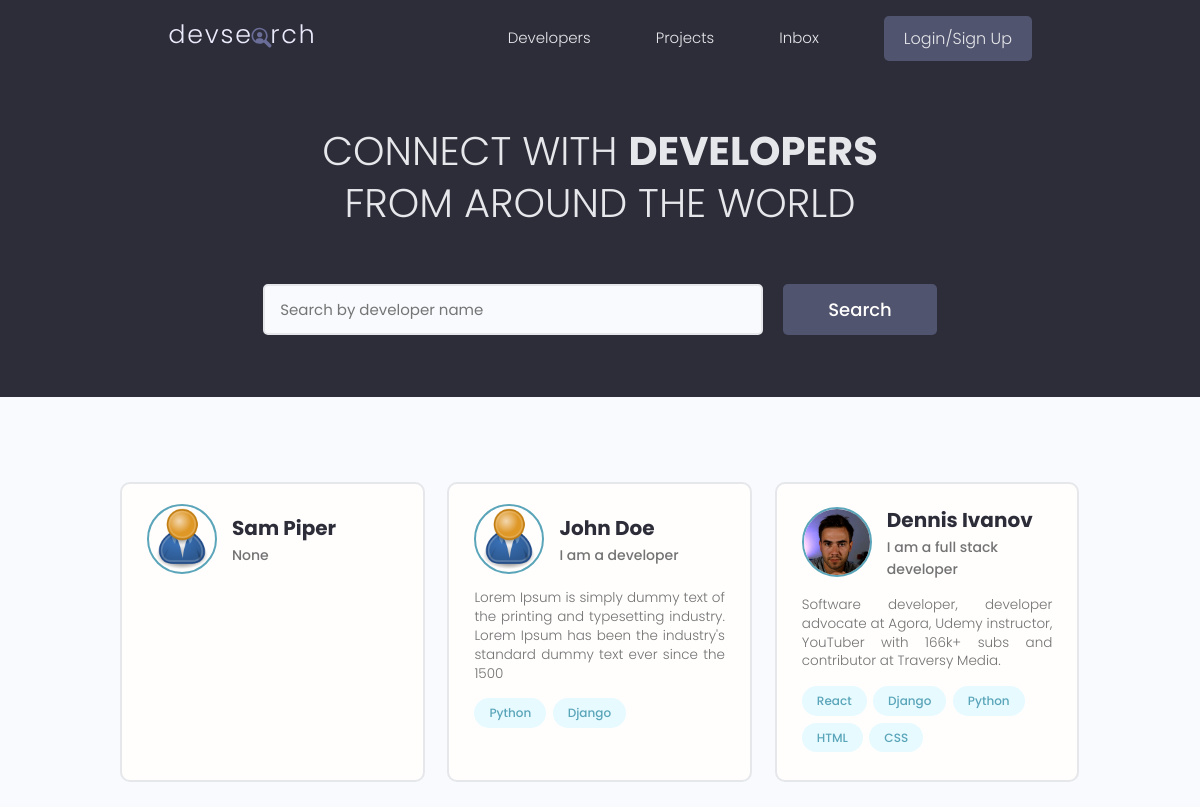
/, run on an earlier commit of the app's database.
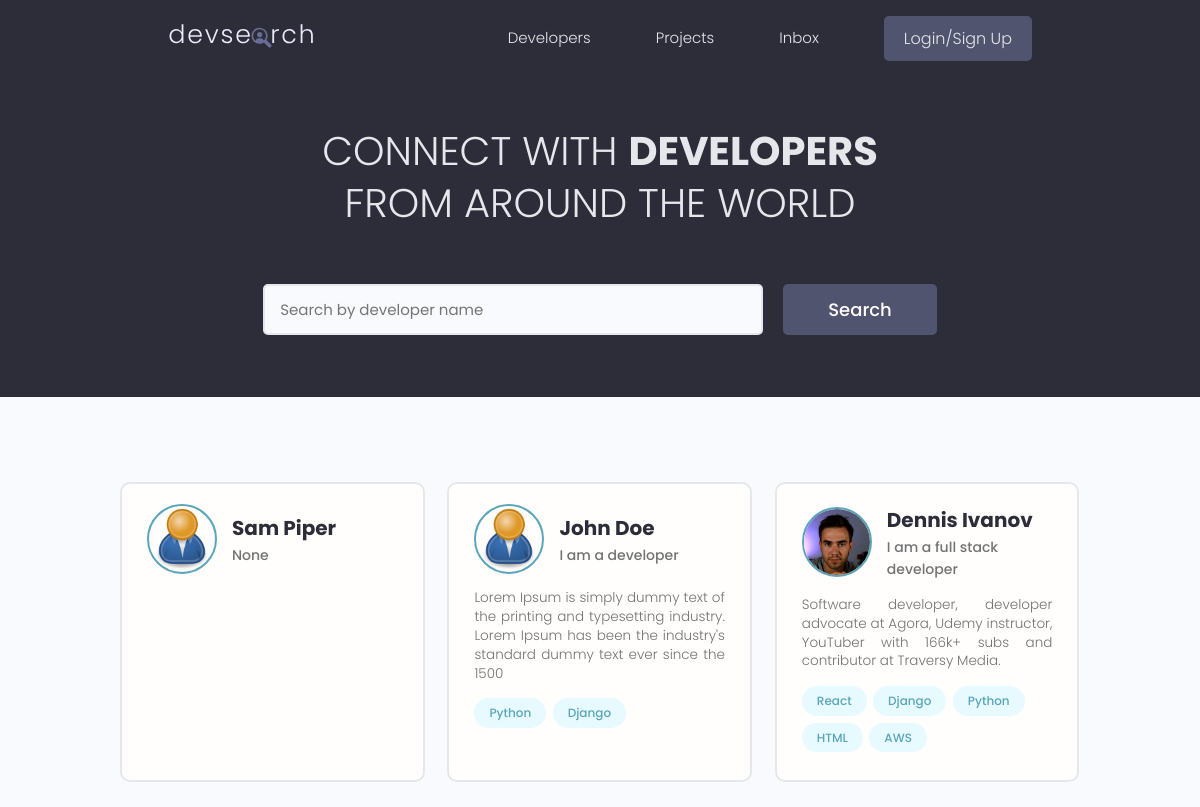
And on a later commit of the database.
### users/models.py (models this page shows, shortened)
class Profile(models.Model):
    user = models.OneToOneField(User, on_delete=models.CASCADE, null=True, blank=True)
    name = models.CharField(max_length=200, blank=True, null=True)
    email = models.EmailField(max_length=500, blank=True, null=True)
    username = models.CharField(max_length=200, blank=True, null=True)
    location = models.CharField(max_length=200, blank=True, null=True)
    short_intro = models.CharField(max_length=200, blank=True, null=True)
    bio = models.TextField(blank=True, null=True)
    profile_image = models.ImageField(null=True, blank=True, upload_to='profiles/', default="profiles/user-default.png") # upload it to the profiles folder under static
    social_github = models.CharField(max_length=200, blank=True, null=True)
    social_twitter = models.CharField(max_length=200, blank=True, null=True)
    social_linkedin = models.CharField(max_length=200, blank=True, null=True)
    social_youtube= models.CharField(max_length=200, blank=True, null=True)
    social_website = models.CharField(max_length=200, blank=True, null=True)
    created = models.DateTimeField(auto_now_add=True)
    id = models.UUIDField(default=uuid.uuid4, unique=True, primary_key=True, editable=False)

class Skill(models.Model):
    owner = models.ForeignKey(Profile, on_delete=models.CASCADE, null=True, blank=True)
    name = models.CharField(max_length=200, blank=True, null=True)
    description = models.TextField(null=True, blank=True)
    created = models.DateTimeField(auto_now_add=True)
    id = models.UUIDField(default=uuid.uuid4, unique=True, primary_key=True, editable=False)
    def __str__(self): #converts an object method to a string
        return str(self.name)

### users/views.py (the view)
# urls.py: path('',views.profiles, name="profiles"),
def profiles(request):
    profiles, search_query = searchProfiles(request)
    custom_range, profiles = paginateProfiles(request, profiles, 3)
    context = {'profiles': profiles, 'search_query': search_query, 'custom_range':custom_range}
    return render(request, 'users/profiles.html',context)

### users/utils.py (called while the page is built)
def searchProfiles(request):
    search_query = ''
    if request.GET.get('search_query'): #getting the Search value
        search_query = request.GET.get('search_query')
    skills = Skill.objects.filter(name__icontains= search_query)
    profiles = Profile.objects.distinct().filter(Q(name__icontains=search_query) | Q(short_intro__icontains=search_query) | Q(skill__in =skills)) #all profiles that contains search_query name or short intro
    return profiles , search_query

### users/templates/users/profiles.html (shortened to what this page needs)
{% extends 'main.html' %}
{% block content %}
<main class="home">
    <section class="hero-section text-center">
      <div class="container container--narrow">
        <div class="hero-section__box">
          <h2>CONNECT WITH <span>DEVELOPERS</span></h2>
          <h2>FROM AROUND THE WORLD</h2>
        </div>
        <div class="hero-section__search">
          <form id="searchForm" class="form" action="{% url 'profiles' %}" method="get">
            <div class="form__field">
              <input class="input input--text" id="formInput#search" type="text" name="search_query"
                value="{{search_query}}" placeholder="Search by developer name" />
            </div>
            <input class="btn btn--sub btn--lg" type="submit" value="Search" />
          </form>
        </div>
      </div>
    </section>
    <section class="devlist">
      <div class="container">
        <div class="grid grid--three">
          {%  for profile in profiles  %}
          <div class="column card">
            <div class="dev">
              <a href="{% url 'user-profile' profile.id %}" class="card__body">
                <div class="dev__profile">
                  <img class="avatar avatar--md" src="{{ profile.profile_image.url }}" alt="image" />
                  <div class="dev__meta">
                    <h3>{{profile.name}}</h3>
                    <h5>{{profile.short_intro|slice:"150"}}</h5>
                  </div>
                </div>
                <p class="dev__info">{{profile.bio|slice:"150"}}</p>
                <div class="dev__skills">
                  {% for skill in profile.skill_set.all|slice:"5" %}
                  <span class="tag tag--pill tag--main">
                    <small>{{skill}}</small>
                  </span>
                  {% endfor %}
                </div>
              </a>
            </div>
          </div>
          {% endfor %}
        </div>
      </div>
    </section>
  </main>
{% endblock content %}

What changed in the data, as far as the page shows it:
removed Skill: name "CSS", shown under Profile "Dennis Ivanov"
added Skill: name "AWS", shown under Profile "Dennis Ivanov"
